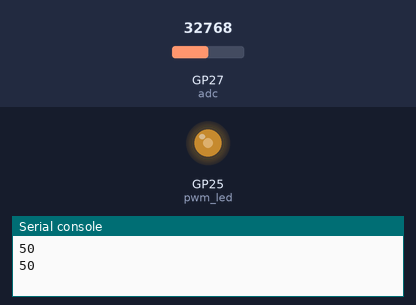
A program run on a simulated Raspberry Pi Pico running MicroPython. Parts: output pins drawn as LEDs (lit = HIGH), the last lines printed to the serial console. The test bench sets the inputs (shaded band); at power-on: GP27 (adc) = 32768 (analog values on the 0–65535 scale).

Above: at 1.2 s.
1.3 s: GP27 (adc) set to 45874
At 3.2 s:
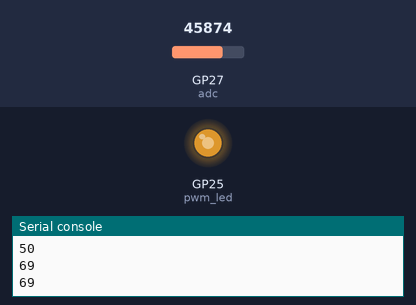
3.5 s: GP27 (adc) set to 57670
At 4.8 s:
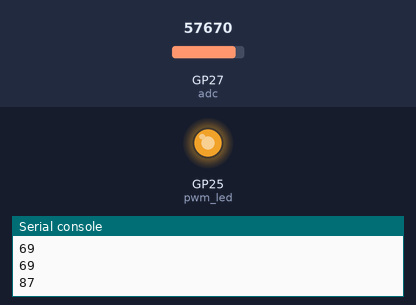
5.5 s: GP27 (adc) set to 7864
At 6.3 s:
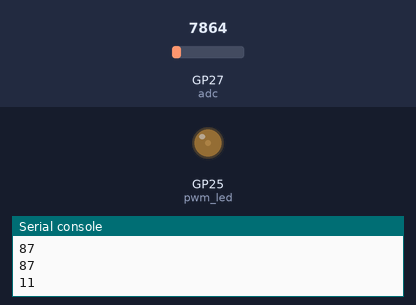
7.5 s: GP27 (adc) set to 0
At 9.1 s:
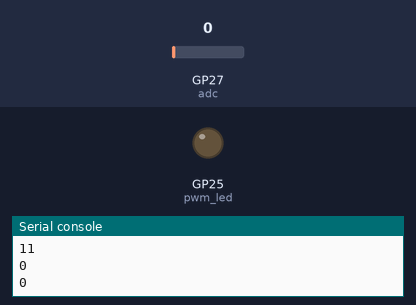
Timing chart, 0 to 10.5 s (numbered marks = the images above; inputs shaded):
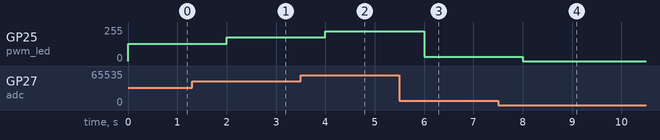

The program:

pico.py
```python
import time
from machine import Pin, ADC, PWM, UART
uart = UART(0, baudrate=115200, tx=Pin(0), rx=Pin(1))
adc = ADC(Pin(27, mode=Pin.IN))
pwm_led = PWM(Pin(25,mode=Pin.OUT))
pwm_led.freq(1_000)

while True:
    val = adc.read_u16()
    print(int(val* (100 / 65535)))
    uart.write(str(int(val* (100 / 65535)))+'\n')
    pwm_led.duty_u16(val)
    time.sleep_ms(1000)
```

Measured:
- after the input at 1.3 s, GP25 (pwm_led): 128/255 → 178/255 after 0.70 s
- after the input at 3.5 s, GP25 (pwm_led): 178/255 → 224/255 after 0.50 s
- after the input at 5.5 s, GP25 (pwm_led): 224/255 → 31/255 after 0.50 s
- after the input at 7.5 s, GP25 (pwm_led): 31/255 → 0/255 after 0.50 s
